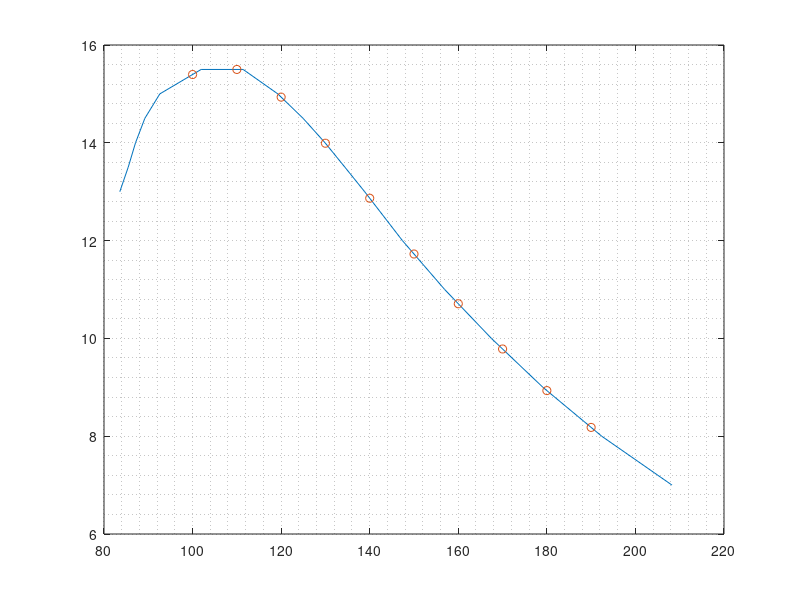

This figure's MATLAB source: (Note: this script raises an error after producing the figure.)
clear
clc
warning off
PLOTON = 1;

% Import Borer L/D Data
load('borer.mat')

% Define flight speed and conditions
KTAS = [100:10:190];
vecVEHVINF = KTAS*0.514444;
rho = 1.225;
altitude = 0;
weightN = 13344.6648; % 3000 lb in N
N = 2; % number of engines

% Load wing only VAP3 results
WING = load('VAP32_WING_VISCOUS.mat');
% Calculate CL at VINF and S&L flight
S    = WING.OUTP(1).valAREA; % ref. platform area
CL   = weightN./(0.5*rho*vecVEHVINF.^2*S);


% interpolate alpha to maintain steady level flight at VINF 
% using wing only data
seqALPHA = interp1([WING.OUTP.vecCLv],[WING.OUTP.vecVEHALPHA],CL);

% get L/D from Borer Data
LD = interp1(borer(:,1),borer(:,2),KTAS);

if PLOTON == 1
    figure(1)
    plot(borer(:,1),borer(:,2),'-')
    hold on
    plot(KTAS,LD,'o')
    hold off
    grid minor
end

% Calculate CD with Borer L/D Data
CD = CL./(LD);
% Calulate drag force in Newton
D  = 0.5*rho*vecVEHVINF.^2.*CD*S;
% Calculate Thrust force required from EACH PROP
T  = D/N;

% Load prop only VAP3 results
PROP = load('VAP31_CRUISE_PROP_J_CT_SWEEP.mat');
ROTDIAM  = PROP.OUTP(1).vecROTDIAM(1); % should be 1.524
ROTORRPM = PROP.OUTP(1).vecROTORRPM(1); %should be 2250
rps      = ROTORRPM/60;

% Calculate CT required to maintain S&L flight
CT = T/(rho*rps^2*ROTDIAM^4);

% use scatteredInterpolant to avoid meshgrid
propVINF = [PROP.OUTP.vecVINF]';
propCT   = [PROP.OUTP.vecCT_AVG]';
propColl = [PROP.OUTP.vecCOLLECTIVE]';


idx = propColl<=0; % quick way to hack off the partially stalled propeller
F = scatteredInterpolant(propVINF(idx), propCT(idx), propColl(idx));

vecCOLLECTIVE = F(vecVEHVINF, CT);

if PLOTON == 1
    [Xq,Yq] = meshgrid(unique(propVINF),min(propCT):0.02:max(propCT));
    Vq = F(Xq,Yq);
    
    
    figure(2)
    %     scatter3(propVINF(idx),propCT(idx),propColl(idx),50,propVINF(idx),'filled')
    surf(Xq,Yq,Vq);
    xlabel('VINF')
    ylabel('CT')
    zlabel('Pitch')
    hold on
    scatter3(vecVEHVINF, CT, vecCOLLECTIVE,[100],'xr')
    hold off
    grid minor
end

%%
% Running
warning off
filename = 'inputs/J_COLE_BASELINE_SYM.vap';
parfor i = 1:length(vecCOLLECTIVE)
    VAP_IN = [];
    VAP_IN.vecVEHALPHA = seqALPHA(i);
    VAP_IN.vecCOLLECTIVE = vecCOLLECTIVE(i);
    VAP_IN.vecVEHVINF = vecVEHVINF(i);
    VAP_IN.valSTARTFORCES = 0;
    VAP_IN.valMAXTIME = 200;
    
    OUTP(i) = fcnVAP_MAIN(filename, VAP_IN);
end

save('VAP32_WING+PROP_forCDo_TS200.mat')
%%
% CD
% [OUTP.vecCD]
% CD-[OUTP.vecCD]






